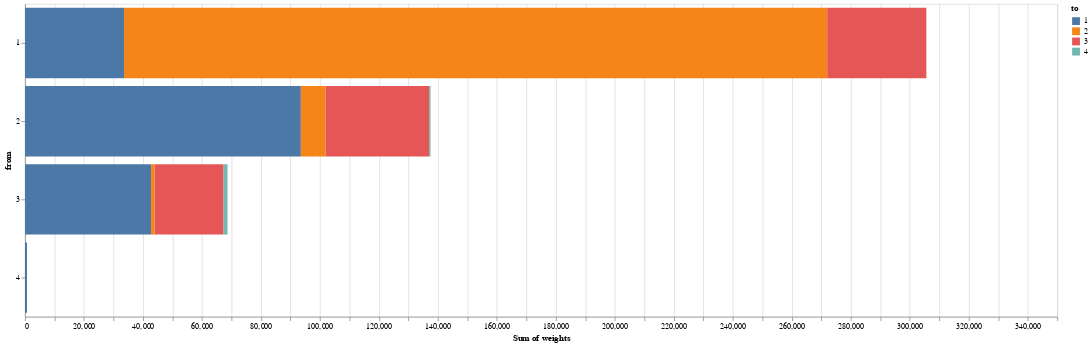

Write notebook code for a chart like this one.
### Code cell
show_trophic_flows_distribution(food_webs[0])

### Figure 1 — Vega-Lite specification as saved in the notebook (floating-point values rounded to 4 significant figures)
{"config": {"view": {"continuousWidth": 400, "continuousHeight": 300}}, "data": {"name": "data-0fcd7161cc0c057d01462784f2e620b1"}, "mark": "bar", "encoding": {"color": {"type": "nominal", "field": "to"}, "order": {"type": "nominal", "field": "to", "sort": "ascending"}, "x": {"type": "quantitative", "aggregate": "sum", "field": "weights", "stack": "zero"}, "y": {"type": "nominal", "field": "from"}}, "height": 400, "width": 1320, "$schema": "https://vega.github.io/schema/vega-lite/v4.8.1.json", "datasets": {"data-0fcd7161cc0c057d01462784f2e620b1": [{"from": 4, "to": "1", "weights": 680.5}, {"from": 2, "to": "1", "weights": 93530.0}, {"from": 2, "to": "2", "weights": 8433.0}, {"from": 1, "to": "3", "weights": 33620.0}, {"from": 1, "to": "2", "weights": 238400.0}, {"from": 1, "to": "1", "weights": 33590.0}, {"from": 3, "to": "1", "weights": 42730.0}, {"from": 3, "to": "3", "weights": 23420.0}, {"from": 3, "to": "4", "weights": 1330.0}, {"from": 3, "to": "2", "weights": 1176.0}, {"from": 2, "to": "4", "weights": 460.3}, {"from": 2, "to": "3", "weights": 35080.0}]}}
